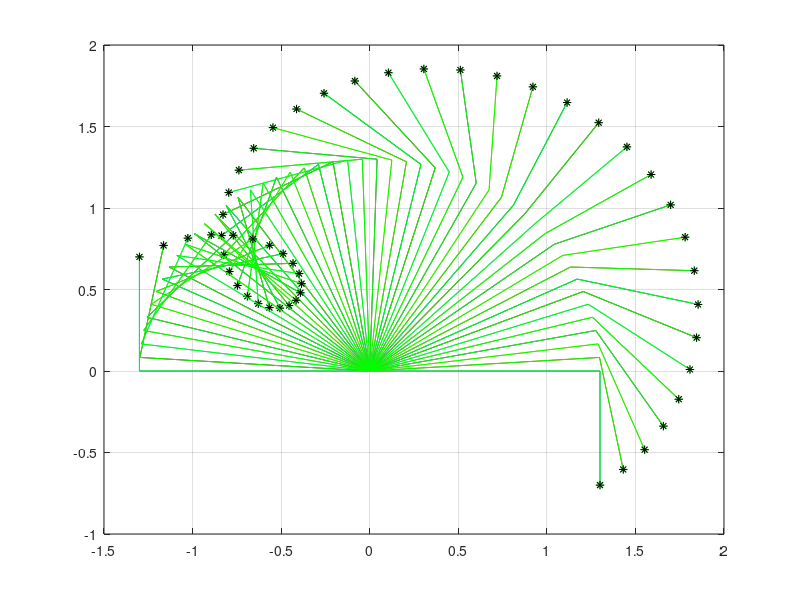

This figure's MATLAB source:
clc
clear all
close all

n = 50;
L_1 = 1.3;
L_2 = 0.7;
alfa_1 = linspace( 0 , pi , n );
alfa_2 = linspace( -pi/2 , 3*pi/2 , n );

x( 2 , : ) = L_1 * cos( alfa_1 ) ;
y( 2 , : ) = L_1 * sin( alfa_1 ) ;

x( 3 , : ) = L_1 * cos( alfa_1 ) + L_2 * cos( alfa_1 + alfa_2 ) ;
y( 3 , : ) = L_1 * sin( alfa_1 ) + L_2 * sin( alfa_1 + alfa_2 ) ;

x( 1 , : ) = 0 ;
y( 1 , : ) = 0 ;

plot( x , y , '-' , x(3,:) , y(3,:) , 'g*');
axis([ -1.5 , 2 , -1 , 2 ]);
grid;
hold;

for i = 1 : n
    plot( x ( : , i ) , y ( : , i ) , '-g');
    plot( x ( 3 , i ) , y ( 3 , i ) , '*k' );
    pause( 0.1 );
end